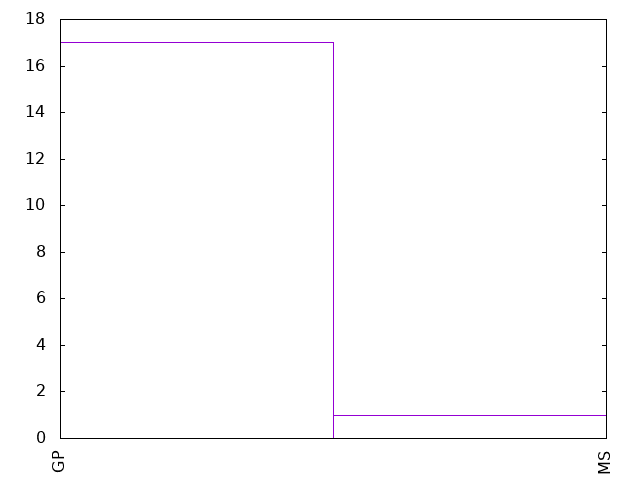

Reproduce this figure in gnuplot.
set term png
set out "18-20school.png"
set key off
set xtics rotate
#set yrange[0:25]

plot '18-20school.dat' using 2:xticlabel(1) with boxes
